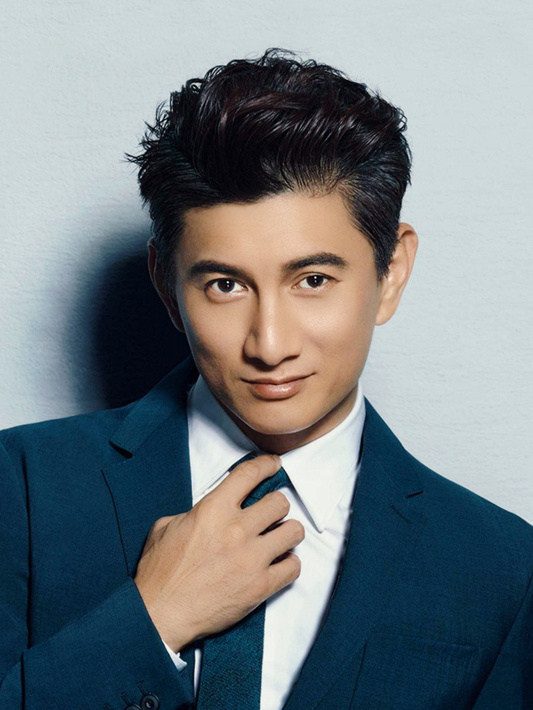
#> input picture fuck.png, 533 x 710 px
$ python test.py
#> lines starting #> are read from the running program, lines starting #| are printed output that depends on the picture; after the words box and inside, x2 and y2 are one past the last pixel; in counts of white or black regions, pixels touching at a corner belong together

import numpy as np
import cv2 as cv
face_cascade = cv.CascadeClassifier('/Users/abu0418/Library/Python/3.8/lib/python/site-packages/cv2/data/haarcascade_frontalface_default.xml')
eye_cascade = cv.CascadeClassifier('/Users/abu0418/Library/Python/3.8/lib/python/site-packages/cv2/data/haarcascade_eye.xml')
img = cv.imread('fuck.png')
#> img is the input picture: shape (710, 533, 3); mean B, G, R 129.5, 125.1, 116.6
gray = cv.cvtColor(img, cv.COLOR_BGR2GRAY)
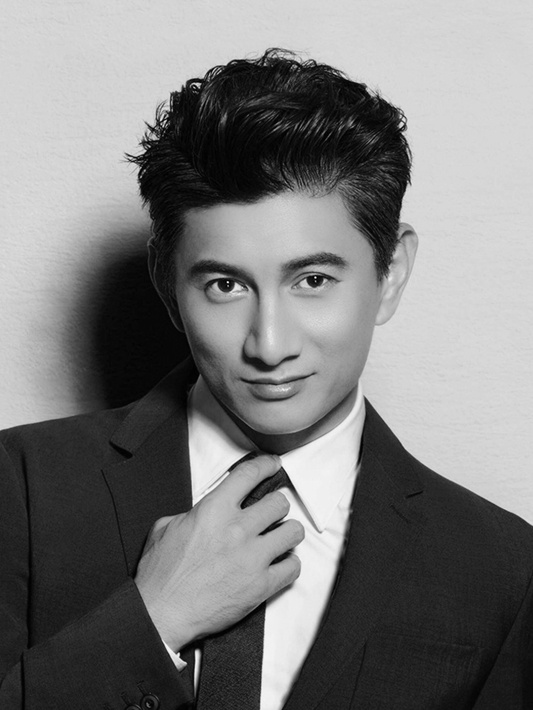
#> gray: shape (710, 533); min 0, max 254, mean 123.1

faces = face_cascade.detectMultiScale(gray, 1.3, 5)
#> faces = [[153, 195, 234, 234]]
for (x,y,w,h) in faces:
    cv.rectangle(img,(x,y),(x+w,y+h),(255,0,0),2)
    roi_gray = gray[y:y+h, x:x+w]
    roi_color = img[y:y+h, x:x+w]
    eyes = eye_cascade.detectMultiScale(roi_gray)
    for (ex,ey,ew,eh) in eyes:
        cv.rectangle(roi_color,(ex,ey),(ex+ew,ey+eh),(0,255,0),2)
#> this loop made 1 pass
#> (x, y, w, h, eyes) on pass 1: (153, 195, 234, 234, [[129, 58, 55, 55], [44, 64, 53, 53]])
#> pass 1, `roi_gray = gray[y:y+h, x:x+w]`:
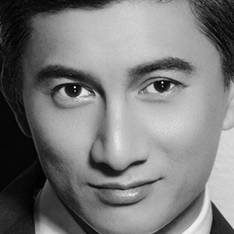
#> roi_gray: shape (234, 234); min 0, max 254, mean 121.5
#> pass 1, `roi_color = img[y:y+h, x:x+w]`:
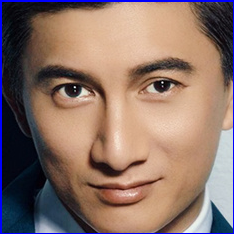
#> roi_color: shape (234, 234, 3); mean B, G, R 104.3, 114, 139.2
#> after the loop:
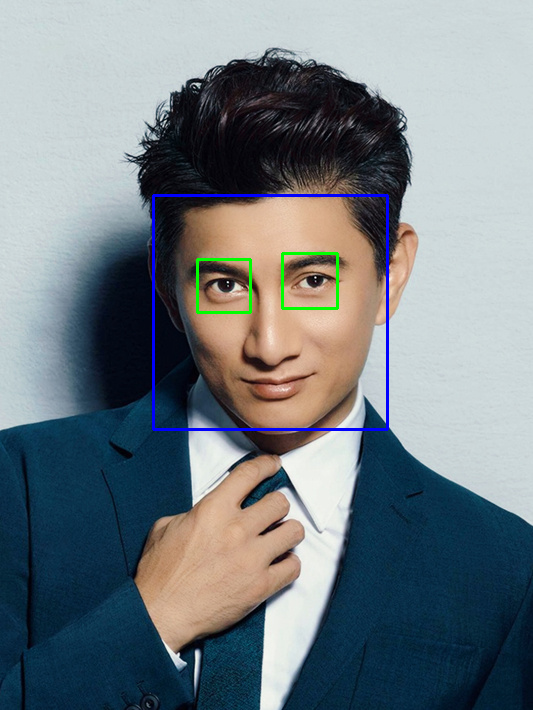
#> img: shape (710, 533, 3); 1.08% of pixels changed, all inside (x1, y1, x2, y2) = (152, 194, 389, 431)
#> after the loop:
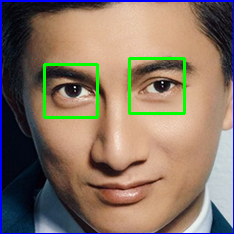
#> roi_color: shape (234, 234, 3); 2.35% of pixels changed, all inside (x1, y1, x2, y2) = (43, 57, 186, 119)
cv.imshow('img',img)
cv.waitKey(0)
cv.imwrite('messigray.png',img)
cv.destroyAllWindows()
